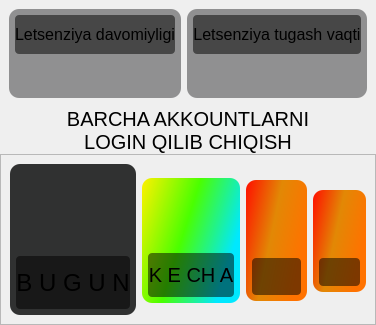
            <widget class="QWidget" name="home_page">
             <layout class="QVBoxLayout" name="verticalLayout_7">
              <property name="spacing">
               <number>0</number>
              </property>
              <property name="leftMargin">
               <number>0</number>
              </property>
              <property name="topMargin">
               <number>0</number>
              </property>
              <property name="rightMargin">
               <number>0</number>
              </property>
              <property name="bottomMargin">
               <number>0</number>
              </property>
              <item>
               <widget class="QFrame" name="frame_10">
                <property name="sizePolicy">
                 <sizepolicy hsizetype="Preferred" vsizetype="Maximum">
                  <horstretch>0</horstretch>
                  <verstretch>0</verstretch>
                 </sizepolicy>
                </property>
                <property name="styleSheet">
                 <string notr="true">font: 75 italic 24pt &quot;Latin Modern Mono&quot;;</string>
                </property>
                <property name="frameShape">
                 <enum>QFrame::NoFrame</enum>
                </property>
                <property name="frameShadow">
                 <enum>QFrame::Raised</enum>
                </property>
                <layout class="QHBoxLayout" name="horizontalLayout_7">
                 <item>
                  <widget class="QFrame" name="frame_23">
                   <property name="styleSheet">
                    <string notr="true">border-radius: 10px;
background-color: rgb(48, 49, 50,127);</string>
                   </property>
                   <property name="frameShape">
                    <enum>QFrame::StyledPanel</enum>
                   </property>
                   <property name="frameShadow">
                    <enum>QFrame::Raised</enum>
                   </property>
                   <layout class="QVBoxLayout" name="verticalLayout_19">
                    <property name="leftMargin">
                     <number>6</number>
                    </property>
                    <property name="topMargin">
                     <number>6</number>
                    </property>
                    <property name="rightMargin">
                     <number>6</number>
                    </property>
                    <property name="bottomMargin">
                     <number>6</number>
                    </property>
                    <item>
                     <widget class="QLabel" name="label_29">
                      <property name="styleSheet">
                       <string notr="true">padding: 10px 0;
border-radius: 4px;
background-color: rgb(0, 0, 0, 130);
font-size: 16px;</string>
                      </property>
                      <property name="text">
                       <string>Letsenziya davomiyligi</string>
                      </property>
                      <property name="alignment">
                       <set>Qt::AlignCenter</set>
                      </property>
                     </widget>
                    </item>
                    <item>
                     <widget class="QFrame" name="frame_24">
                      <property name="styleSheet">
                       <string notr="true">background-color: rgb(0, 0, 0, 0);
color: qlineargradient(spread:pad, x1:0, y1:0, x2:1, y2:0.409, stop:0 rgba(0, 255, 0, 0), stop:0.147783 rgba(0, 255, 0, 255), stop:0.448276 rgba(138, 190, 0, 255), stop:0.640394 rgba(219, 134, 104, 255), stop:0.837438 rgba(155, 255, 255, 255), stop:1 rgba(0, 255, 255, 255));</string>
                      </property>
                      <property name="frameShape">
                       <enum>QFrame::StyledPanel</enum>
                      </property>
                      <property name="frameShadow">
                       <enum>QFrame::Raised</enum>
                      </property>
                      <layout class="QVBoxLayout" name="verticalLayout_20">
                       <item>
                        <widget class="QLabel" name="label_27">
                         <property name="sizePolicy">
                          <sizepolicy hsizetype="Ignored" vsizetype="Preferred">
                           <horstretch>0</horstretch>
                           <verstretch>0</verstretch>
                          </sizepolicy>
                         </property>
                         <property name="text">
                          <string/>
                         </property>
                         <property name="alignment">
                          <set>Qt::AlignCenter</set>
                         </property>
                        </widget>
                       </item>
                      </layout>
                     </widget>
                    </item>
                   </layout>
                  </widget>
                 </item>
                 <item>
                  <widget class="QFrame" name="frame_21">
                   <property name="styleSheet">
                    <string notr="true">border-radius: 10px;
background-color: rgb(48, 49, 50,127);</string>
                   </property>
                   <property name="frameShape">
                    <enum>QFrame::StyledPanel</enum>
                   </property>
                   <property name="frameShadow">
                    <enum>QFrame::Raised</enum>
                   </property>
                   <layout class="QVBoxLayout" name="verticalLayout_17">
                    <property name="leftMargin">
                     <number>6</number>
                    </property>
                    <property name="topMargin">
                     <number>6</number>
                    </property>
                    <property name="rightMargin">
                     <number>6</number>
                    </property>
                    <property name="bottomMargin">
                     <number>6</number>
                    </property>
                    <item>
                     <widget class="QLabel" name="label_28">
                      <property name="styleSheet">
                       <string notr="true">padding: 10px 0;
border-radius: 4px;
background-color: rgb(0, 0, 0, 130);
font-size: 16px;</string>
                      </property>
                      <property name="text">
                       <string>Letsenziya tugash vaqti</string>
                      </property>
                      <property name="alignment">
                       <set>Qt::AlignCenter</set>
                      </property>
                     </widget>
                    </item>
                    <item>
                     <widget class="QFrame" name="frame_22">
                      <property name="styleSheet">
                       <string notr="true">background-color: rgb(0, 0, 0, 0);
color: qlineargradient(spread:pad, x1:0, y1:0, x2:1, y2:0.409, stop:0 rgba(0, 255, 0, 0), stop:0.147783 rgba(0, 255, 0, 255), stop:0.448276 rgba(138, 190, 0, 255), stop:0.640394 rgba(219, 134, 104, 255), stop:0.837438 rgba(155, 255, 255, 255), stop:1 rgba(0, 255, 255, 255));</string>
                      </property>
                      <property name="frameShape">
                       <enum>QFrame::StyledPanel</enum>
                      </property>
                      <property name="frameShadow">
                       <enum>QFrame::Raised</enum>
                      </property>
                      <layout class="QVBoxLayout" name="verticalLayout_18">
                       <item>
                        <widget class="QLabel" name="label_26">
                         <property name="sizePolicy">
                          <sizepolicy hsizetype="Ignored" vsizetype="Preferred">
                           <horstretch>0</horstretch>
                           <verstretch>0</verstretch>
                          </sizepolicy>
                         </property>
                         <property name="text">
                          <string/>
                         </property>
                         <property name="alignment">
                          <set>Qt::AlignCenter</set>
                         </property>
                        </widget>
                       </item>
                      </layout>
                     </widget>
                    </item>
                   </layout>
                  </widget>
                 </item>
                </layout>
               </widget>
              </item>
              <item>
               <widget class="QPushButton" name="pushButton_6">
                <property name="sizePolicy">
                 <sizepolicy hsizetype="Minimum" vsizetype="Minimum">
                  <horstretch>0</horstretch>
                  <verstretch>0</verstretch>
                 </sizepolicy>
                </property>
                <property name="cursor">
                 <cursorShape>PointingHandCursor</cursorShape>
                </property>
                <property name="styleSheet">
                 <string notr="true">QPushButton{
background-color: rgb(0, 0, 0, 0);
border-radius: 0px;
font-size: 20px;
}

QPushButton:hover{
background-color: rgb(0, 0, 50, 50);
}
</string>
                </property>
                <property name="text">
                 <string>BARCHA AKKOUNTLARNI
LOGIN QILIB CHIQISH</string>
                </property>
                <property name="icon">
                 <iconset>
                  <normaloff>icons/play.png</normaloff>icons/play.png</iconset>
                </property>
                <property name="iconSize">
                 <size>
                  <width>100</width>
                  <height>100</height>
                 </size>
                </property>
               </widget>
              </item>
              <item>
               <widget class="QFrame" name="frame_11">
                <property name="sizePolicy">
                 <sizepolicy hsizetype="Preferred" vsizetype="Maximum">
                  <horstretch>0</horstretch>
                  <verstretch>0</verstretch>
                 </sizepolicy>
                </property>
                <property name="frameShape">
                 <enum>QFrame::StyledPanel</enum>
                </property>
                <property name="frameShadow">
                 <enum>QFrame::Raised</enum>
                </property>
                <layout class="QHBoxLayout" name="horizontalLayout_8">
                 <item>
                  <widget class="QFrame" name="frame_13">
                   <property name="sizePolicy">
                    <sizepolicy hsizetype="Preferred" vsizetype="Preferred">
                     <horstretch>10</horstretch>
                     <verstretch>6</verstretch>
                    </sizepolicy>
                   </property>
                   <property name="styleSheet">
                    <string notr="true">border-radius: 10px;
font-size: 24px;
background-color: rgb(48, 49, 49);</string>
                   </property>
                   <property name="frameShape">
                    <enum>QFrame::StyledPanel</enum>
                   </property>
                   <property name="frameShadow">
                    <enum>QFrame::Raised</enum>
                   </property>
                   <layout class="QVBoxLayout" name="verticalLayout_8">
                    <property name="leftMargin">
                     <number>6</number>
                    </property>
                    <property name="topMargin">
                     <number>6</number>
                    </property>
                    <property name="rightMargin">
                     <number>6</number>
                    </property>
                    <property name="bottomMargin">
                     <number>6</number>
                    </property>
                    <item>
                     <widget class="QFrame" name="frame_17">
                      <property name="styleSheet">
                       <string notr="true">background-color: rgb(0, 0, 0, 0);
color: black;</string>
                      </property>
                      <property name="frameShape">
                       <enum>QFrame::StyledPanel</enum>
                      </property>
                      <property name="frameShadow">
                       <enum>QFrame::Raised</enum>
                      </property>
                      <layout class="QVBoxLayout" name="verticalLayout_10">
                       <item>
                        <widget class="QLabel" name="label_14">
                         <property name="sizePolicy">
                          <sizepolicy hsizetype="Ignored" vsizetype="Preferred">
                           <horstretch>0</horstretch>
                           <verstretch>0</verstretch>
                          </sizepolicy>
                         </property>
                         <property name="text">
                          <string/>
                         </property>
                        </widget>
                       </item>
                       <item>
                        <widget class="QLabel" name="label_15">
                         <property name="text">
                          <string/>
                         </property>
                        </widget>
                       </item>
                      </layout>
                     </widget>
                    </item>
                    <item>
                     <widget class="QLabel" name="label_12">
                      <property name="styleSheet">
                       <string notr="true">padding: 10px 0;
border-radius: 4px;
background-color: rgb(0, 0, 0, 130);</string>
                      </property>
                      <property name="text">
                       <string>B U G U N</string>
                      </property>
                      <property name="alignment">
                       <set>Qt::AlignCenter</set>
                      </property>
                     </widget>
                    </item>
                   </layout>
                  </widget>
                 </item>
                 <item>
                  <widget class="QFrame" name="frame_4">
                   <property name="sizePolicy">
                    <sizepolicy hsizetype="Preferred" vsizetype="Preferred">
                     <horstretch>9</horstretch>
                     <verstretch>0</verstretch>
                    </sizepolicy>
                   </property>
                   <property name="frameShape">
                    <enum>QFrame::NoFrame</enum>
                   </property>
                   <property name="frameShadow">
                    <enum>QFrame::Raised</enum>
                   </property>
                   <layout class="QVBoxLayout" name="verticalLayout_11">
                    <property name="spacing">
                     <number>0</number>
                    </property>
                    <property name="leftMargin">
                     <number>0</number>
                    </property>
                    <property name="topMargin">
                     <number>2</number>
                    </property>
                    <property name="rightMargin">
                     <number>0</number>
                    </property>
                    <property name="bottomMargin">
                     <number>0</number>
                    </property>
                    <item>
                     <widget class="QFrame" name="frame_15">
                      <property name="sizePolicy">
                       <sizepolicy hsizetype="Preferred" vsizetype="Preferred">
                        <horstretch>0</horstretch>
                        <verstretch>1</verstretch>
                       </sizepolicy>
                      </property>
                      <property name="minimumSize">
                       <size>
                        <width>0</width>
                        <height>1</height>
                       </size>
                      </property>
                      <property name="frameShape">
                       <enum>QFrame::NoFrame</enum>
                      </property>
                      <property name="frameShadow">
                       <enum>QFrame::Raised</enum>
                      </property>
                     </widget>
                    </item>
                    <item>
                     <widget class="QFrame" name="frame_16">
                      <property name="sizePolicy">
                       <sizepolicy hsizetype="Preferred" vsizetype="Minimum">
                        <horstretch>0</horstretch>
                        <verstretch>10</verstretch>
                       </sizepolicy>
                      </property>
                      <property name="minimumSize">
                       <size>
                        <width>0</width>
                        <height>10</height>
                       </size>
                      </property>
                      <property name="styleSheet">
                       <string notr="true">border-radius: 10px;
font-size: 20px;
background-color: qlineargradient(spread:pad, x1:0, y1:0, x2:1, y2:0.409, stop:0 rgba(255, 241, 0), stop:0.517241 rgba(74, 255, 0), stop:1 rgba(0, 232, 255));</string>
                      </property>
                      <property name="frameShape">
                       <enum>QFrame::StyledPanel</enum>
                      </property>
                      <property name="frameShadow">
                       <enum>QFrame::Raised</enum>
                      </property>
                      <layout class="QVBoxLayout" name="verticalLayout_15">
                       <property name="leftMargin">
                        <number>6</number>
                       </property>
                       <property name="topMargin">
                        <number>6</number>
                       </property>
                       <property name="rightMargin">
                        <number>6</number>
                       </property>
                       <property name="bottomMargin">
                        <number>6</number>
                       </property>
                       <item>
                        <widget class="QFrame" name="frame_18">
                         <property name="styleSheet">
                          <string notr="true">background-color: rgb(0, 0, 0, 0);
color: black;</string>
                         </property>
                         <property name="frameShape">
                          <enum>QFrame::StyledPanel</enum>
                         </property>
                         <property name="frameShadow">
                          <enum>QFrame::Raised</enum>
                         </property>
                         <layout class="QVBoxLayout" name="verticalLayout_16">
                          <item>
                           <widget class="QLabel" name="label_23">
                            <property name="sizePolicy">
                             <sizepolicy hsizetype="Ignored" vsizetype="Preferred">
                              <horstretch>0</horstretch>
                              <verstretch>0</verstretch>
                             </sizepolicy>
                            </property>
                            <property name="text">
                             <string/>
                            </property>
                           </widget>
                          </item>
                          <item>
                           <widget class="QLabel" name="label_24">
                            <property name="text">
                             <string/>
                            </property>
                           </widget>
                          </item>
                         </layout>
                        </widget>
                       </item>
                       <item>
                        <widget class="QLabel" name="label_25">
                         <property name="styleSheet">
                          <string notr="true">padding: 10px 0;
border-radius: 4px;
background-color: rgb(0, 0, 0, 130);</string>
                         </property>
                         <property name="text">
                          <string>K E CH A</string>
                         </property>
                         <property name="alignment">
                          <set>Qt::AlignCenter</set>
                         </property>
                        </widget>
                       </item>
                      </layout>
                     </widget>
                    </item>
                    <item>
                     <widget class="QFrame" name="frame_20">
                      <property name="sizePolicy">
                       <sizepolicy hsizetype="Preferred" vsizetype="Preferred">
                        <horstretch>0</horstretch>
                        <verstretch>1</verstretch>
                       </sizepolicy>
                      </property>
                      <property name="minimumSize">
                       <size>
                        <width>0</width>
                        <height>1</height>
                       </size>
                      </property>
                      <property name="frameShape">
                       <enum>QFrame::NoFrame</enum>
                      </property>
                      <property name="frameShadow">
                       <enum>QFrame::Raised</enum>
                      </property>
                     </widget>
                    </item>
                   </layout>
                  </widget>
                 </item>
                 <item>
                  <widget class="QFrame" name="frame_29">
                   <property name="sizePolicy">
                    <sizepolicy hsizetype="Preferred" vsizetype="Preferred">
                     <horstretch>8</horstretch>
                     <verstretch>0</verstretch>
                    </sizepolicy>
                   </property>
                   <property name="frameShape">
                    <enum>QFrame::NoFrame</enum>
                   </property>
                   <property name="frameShadow">
                    <enum>QFrame::Raised</enum>
                   </property>
                   <layout class="QVBoxLayout" name="verticalLayout_25">
                    <property name="spacing">
                     <number>0</number>
                    </property>
                    <property name="leftMargin">
                     <number>0</number>
                    </property>
                    <property name="topMargin">
                     <number>2</number>
                    </property>
                    <property name="rightMargin">
                     <number>0</number>
                    </property>
                    <property name="bottomMargin">
                     <number>0</number>
                    </property>
                    <item>
                     <widget class="QLabel" name="label_34">
                      <property name="sizePolicy">
                       <sizepolicy hsizetype="Preferred" vsizetype="Preferred">
                        <horstretch>0</horstretch>
                        <verstretch>2</verstretch>
                       </sizepolicy>
                      </property>
                      <property name="text">
                       <string/>
                      </property>
                     </widget>
                    </item>
                    <item>
                     <widget class="QFrame" name="frame_14">
                      <property name="sizePolicy">
                       <sizepolicy hsizetype="Preferred" vsizetype="Preferred">
                        <horstretch>4</horstretch>
                        <verstretch>10</verstretch>
                       </sizepolicy>
                      </property>
                      <property name="styleSheet">
                       <string notr="true">border-radius: 10px;
font-size: 18px;
background-color: qlineargradient(spread:pad, x1:0, y1:0, x2:1, y2:0.409, stop:0 rgba(255, 15, 0, 255), stop:0.517241 rgba(226, 136, 5, 255), stop:1 rgba(255, 114, 0, 255));</string>
                      </property>
                      <property name="frameShape">
                       <enum>QFrame::StyledPanel</enum>
                      </property>
                      <property name="frameShadow">
                       <enum>QFrame::Raised</enum>
                      </property>
                      <layout class="QVBoxLayout" name="verticalLayout_9">
                       <property name="leftMargin">
                        <number>6</number>
                       </property>
                       <property name="topMargin">
                        <number>6</number>
                       </property>
                       <property name="rightMargin">
                        <number>6</number>
                       </property>
                       <property name="bottomMargin">
                        <number>6</number>
                       </property>
                       <item>
                        <widget class="QFrame" name="frame_19">
                         <property name="styleSheet">
                          <string notr="true">background-color: rgb(0, 0, 0, 0);
color: black;</string>
                         </property>
                         <property name="frameShape">
                          <enum>QFrame::StyledPanel</enum>
                         </property>
                         <property name="frameShadow">
                          <enum>QFrame::Raised</enum>
                         </property>
                         <layout class="QVBoxLayout" name="verticalLayout_12">
                          <item>
                           <widget class="QLabel" name="label_18">
                            <property name="sizePolicy">
                             <sizepolicy hsizetype="Ignored" vsizetype="Preferred">
                              <horstretch>0</horstretch>
                              <verstretch>0</verstretch>
                             </sizepolicy>
                            </property>
                            <property name="text">
                             <string/>
                            </property>
                           </widget>
                          </item>
                          <item>
                           <widget class="QLabel" name="label_19">
                            <property name="text">
                             <string/>
                            </property>
                           </widget>
                          </item>
                         </layout>
                        </widget>
                       </item>
                       <item>
                        <widget class="QLabel" name="label_13">
                         <property name="styleSheet">
                          <string notr="true">padding: 8px 0;
border-radius: 4px;
background-color: rgb(0, 0, 0, 130);</string>
                         </property>
                         <property name="text">
                          <string/>
                         </property>
                         <property name="alignment">
                          <set>Qt::AlignCenter</set>
                         </property>
                        </widget>
                       </item>
                      </layout>
                     </widget>
                    </item>
                    <item>
                     <widget class="QLabel" name="label_38">
                      <property name="sizePolicy">
                       <sizepolicy hsizetype="Preferred" vsizetype="Preferred">
                        <horstretch>0</horstretch>
                        <verstretch>2</verstretch>
                       </sizepolicy>
                      </property>
                      <property name="text">
                       <string/>
                      </property>
                     </widget>
                    </item>
                   </layout>
                  </widget>
                 </item>
                 <item>
                  <widget class="QFrame" name="frame_33">
                   <property name="sizePolicy">
                    <sizepolicy hsizetype="Preferred" vsizetype="Preferred">
                     <horstretch>7</horstretch>
                     <verstretch>0</verstretch>
                    </sizepolicy>
                   </property>
                   <property name="minimumSize">
                    <size>
                     <width>0</width>
                     <height>0</height>
                    </size>
                   </property>
                   <property name="frameShape">
                    <enum>QFrame::NoFrame</enum>
                   </property>
                   <property name="frameShadow">
                    <enum>QFrame::Raised</enum>
                   </property>
                   <layout class="QVBoxLayout" name="verticalLayout_28">
                    <property name="spacing">
                     <number>0</number>
                    </property>
                    <property name="leftMargin">
                     <number>0</number>
                    </property>
                    <property name="topMargin">
                     <number>2</number>
                    </property>
                    <property name="rightMargin">
                     <number>0</number>
                    </property>
                    <property name="bottomMargin">
                     <number>0</number>
                    </property>
                    <item>
                     <widget class="QLabel" name="label_43">
                      <property name="sizePolicy">
                       <sizepolicy hsizetype="Preferred" vsizetype="Preferred">
                        <horstretch>0</horstretch>
                        <verstretch>3</verstretch>
                       </sizepolicy>
                      </property>
                      <property name="text">
                       <string/>
                      </property>
                     </widget>
                    </item>
                    <item>
                     <widget class="QFrame" name="frame_36">
                      <property name="sizePolicy">
                       <sizepolicy hsizetype="Preferred" vsizetype="Preferred">
                        <horstretch>3</horstretch>
                        <verstretch>10</verstretch>
                       </sizepolicy>
                      </property>
                      <property name="styleSheet">
                       <string notr="true">font-size: 14px;
border-radius: 10px;
background-color: qlineargradient(spread:pad, x1:0, y1:0, x2:1, y2:0.409, stop:0 rgba(255, 15, 0, 255), stop:0.517241 rgba(226, 136, 5, 255), stop:1 rgba(255, 114, 0, 255));</string>
                      </property>
                      <property name="frameShape">
                       <enum>QFrame::StyledPanel</enum>
                      </property>
                      <property name="frameShadow">
                       <enum>QFrame::Raised</enum>
                      </property>
                      <layout class="QVBoxLayout" name="verticalLayout_33">
                       <property name="leftMargin">
                        <number>6</number>
                       </property>
                       <property name="topMargin">
                        <number>6</number>
                       </property>
                       <property name="rightMargin">
                        <number>6</number>
                       </property>
                       <property name="bottomMargin">
                        <number>6</number>
                       </property>
                       <item>
                        <widget class="QFrame" name="frame_38">
                         <property name="styleSheet">
                          <string notr="true">background-color: rgb(0, 0, 0, 0);
color: black;</string>
                         </property>
                         <property name="frameShape">
                          <enum>QFrame::StyledPanel</enum>
                         </property>
                         <property name="frameShadow">
                          <enum>QFrame::Raised</enum>
                         </property>
                         <layout class="QVBoxLayout" name="verticalLayout_38">
                          <item>
                           <widget class="QLabel" name="label_48">
                            <property name="sizePolicy">
                             <sizepolicy hsizetype="Ignored" vsizetype="Preferred">
                              <horstretch>0</horstretch>
                              <verstretch>0</verstretch>
                             </sizepolicy>
                            </property>
                            <property name="text">
                             <string/>
                            </property>
                           </widget>
                          </item>
                          <item>
                           <widget class="QLabel" name="label_49">
                            <property name="text">
                             <string/>
                            </property>
                           </widget>
                          </item>
                         </layout>
                        </widget>
                       </item>
                       <item>
                        <widget class="QLabel" name="label_50">
                         <property name="styleSheet">
                          <string notr="true">padding:6px 0;
border-radius: 4px;
background-color: rgb(0, 0, 0, 130);</string>
                         </property>
                         <property name="text">
                          <string/>
                         </property>
                         <property name="alignment">
                          <set>Qt::AlignCenter</set>
                         </property>
                        </widget>
                       </item>
                      </layout>
                     </widget>
                    </item>
                    <item>
                     <widget class="QLabel" name="label_39">
                      <property name="sizePolicy">
                       <sizepolicy hsizetype="Preferred" vsizetype="Preferred">
                        <horstretch>0</horstretch>
                        <verstretch>3</verstretch>
                       </sizepolicy>
                      </property>
                      <property name="text">
                       <string/>
                      </property>
                     </widget>
                    </item>
                   </layout>
                  </widget>
                 </item>
                </layout>
               </widget>
              </item>
             </layout>
            </widget>
